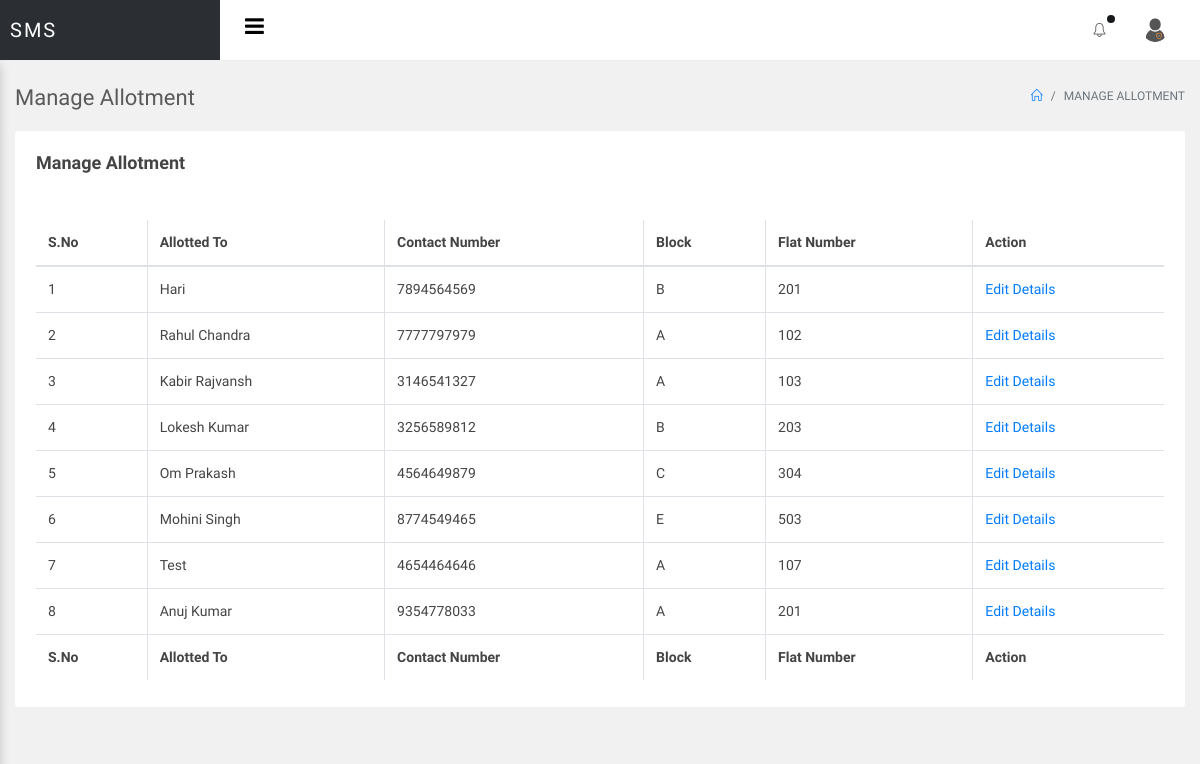
The page /sms/admin/manage-allotment.php (signed in) on the database its author committed.
### tables this page shows
CREATE TABLE `tblallotment` (
  `ID` int(10) NOT NULL,
  `Name` varchar(200) DEFAULT NULL,
  `ContactNumber` bigint(10) DEFAULT NULL,
  `Block` varchar(10) DEFAULT NULL,
  `FlatNum` int(10) DEFAULT NULL,
  `EContactnum` bigint(10) DEFAULT NULL,
  `Noofmember` int(10) DEFAULT NULL,
  `Address` mediumtext DEFAULT NULL,
  `AllotmentDate` timestamp NULL DEFAULT current_timestamp()
);

### sms/admin/manage-allotment.php (the view, shortened to what this page needs)
<?php
include('includes/dbconnection.php');
if (strlen($_SESSION['smsaid']==0)) {
  header('location:logout.php');
  } else{
  ?>
<!doctype html>
<html lang="en">
<head>
<link rel="stylesheet" href="../assets/vendor/bootstrap/css/bootstrap.min.css">
<link rel="stylesheet" href="../assets/vendor/animate-css/animate.min.css">
<link rel="stylesheet" href="../assets/vendor/font-awesome/css/font-awesome.min.css">
<link rel="stylesheet" href="../assets/vendor/jquery-datatable/dataTables.bootstrap4.min.css">
<link rel="stylesheet" href="../assets/vendor/jquery-datatable/fixedeader/dataTables.fixedcolumns.bootstrap4.min.css">
<link rel="stylesheet" href="../assets/vendor/jquery-datatable/fixedeader/dataTables.fixedheader.bootstrap4.min.css">
<link rel="stylesheet" href="../assets/vendor/sweetalert/sweetalert.css"/>
<link rel="stylesheet" href="assets/css/main.css">
<link rel="stylesheet" href="assets/css/color_skins.css">
</head>
<body class="theme-blue">
<div id="wrapper">
    <?php include_once('includes/header.php');?>
    <div id="main-content">
        <div class="container-fluid">
            <div class="block-header">
                <div class="row">
                    <div class="col-lg-5 col-md-8 col-sm-12">
                        <h2>Manage Allotment</h2>
                    </div>
                    <div class="col-lg-7 col-md-4 col-sm-12 text-right">
                        <ul class="breadcrumb justify-content-end">
                            <li class="breadcrumb-item"><a href="dashboard.php"><i class="icon-home"></i></a></li>
                            <li class="breadcrumb-item active">Manage Allotment</li>
                        </ul>
                    </div>
                </div>
            </div>
            <div class="row clearfix">
                <div class="col-lg-12">
                    <div class="card">
                        <div class="header">
                            <h2>Manage Allotment</h2>
                        </div>
                        <div class="body">
                            <div class="table-responsive">
                                <table class="table table-bordered table-hover js-basic-example dataTable table-custom">
                                    <thead>
                                        <tr>
                                            <th>S.No</th>
                                            <th>Allotted To</th>
                                            <th>Contact Number</th>
                                            <th>Block</th>
                                            <th>Flat Number</th>
                                            <th>Action</th>
                                        </tr>
                                    </thead>
                                    <tbody>
                                        <?php
$sql="SELECT * from tblallotment";
$query = $dbh -> prepare($sql);
$query->execute();
$results=$query->fetchAll(PDO::FETCH_OBJ);
$cnt=1;
if($query->rowCount() > 0)
{
foreach($results as $row)
{               ?>
                                        <tr>
                  <td><?php echo htmlentities($cnt);?></td>
                  <td><?php  echo htmlentities($row->Name);?></td>
                  <td><?php  echo htmlentities($row->ContactNumber);?></td>
                  <td><?php  echo htmlentities($row->Block);?></td>
                  <td><?php  echo htmlentities($row->FlatNum);?></td>
                  <td> <a href="edit-allotment-detail.php?editid=<?php echo htmlentities ($row->ID);?>">Edit Details</a></td>
                                        </tr>
                                        <?php $cnt=$cnt+1;}} ?>
                                    </tbody>
                                    <tfoot>
                                        <tr>
                                            <th>S.No</th>
                                            <th>Allotted To</th>
                                            <th>Contact Number</th>
                                            <th>Block</th>
                                            <th>Flat Number</th>
                                            <th>Action</th>
                                        </tr>
                                    </tfoot>
                                </table>
                            </div>
                        </div>
                    </div>
                </div>
              </div>
        </div>
    </div>
</div>
</body>
</html>
<?php }  ?>

### rows shown on the page
tblallotment: Name "Hari", ContactNumber "7894564569", Block "B", FlatNum "201"
tblallotment: Name "Rahul Chandra", ContactNumber "7777797979", Block "A", FlatNum "102"
tblallotment: Name "Kabir Rajvansh", ContactNumber "3146541327", Block "A", FlatNum "103"
tblallotment: Name "Lokesh Kumar", ContactNumber "3256589812", Block "B", FlatNum "203"
tblallotment: Name "Om Prakash", ContactNumber "4564649879", Block "C", FlatNum "304"
tblallotment: Name "Mohini Singh", ContactNumber "8774549465", Block "E", FlatNum "503"
tblallotment: Name "Test", ContactNumber "4654464646", Block "A", FlatNum "107"
tblallotment: Name "Anuj Kumar", ContactNumber "9354778033", Block "A", FlatNum "201"
